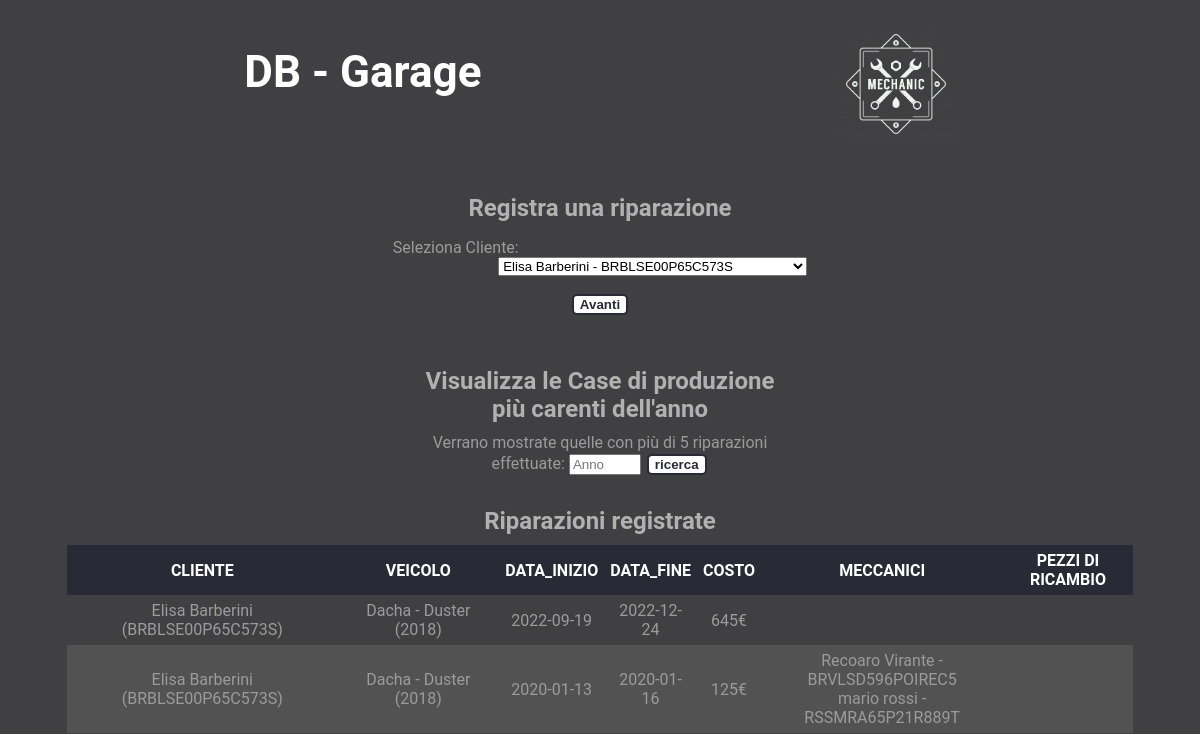
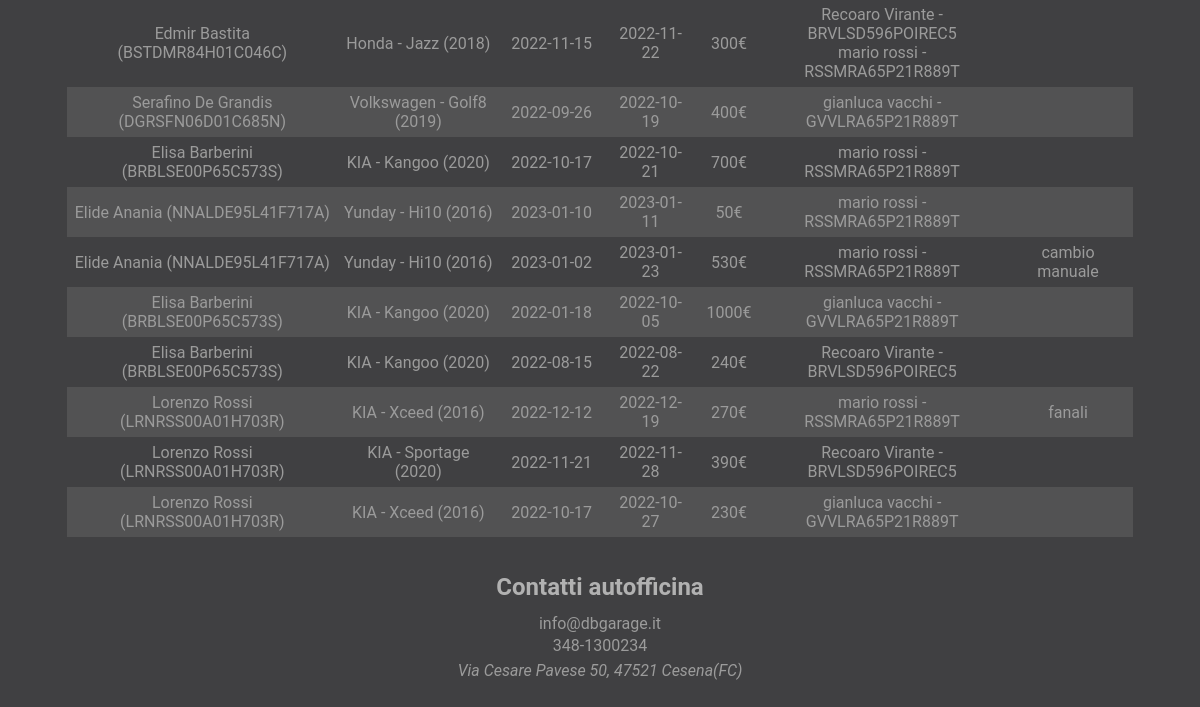
Before: /app-web/gestione_riparazioni.php with the older database file (2 pictures, top to bottom).
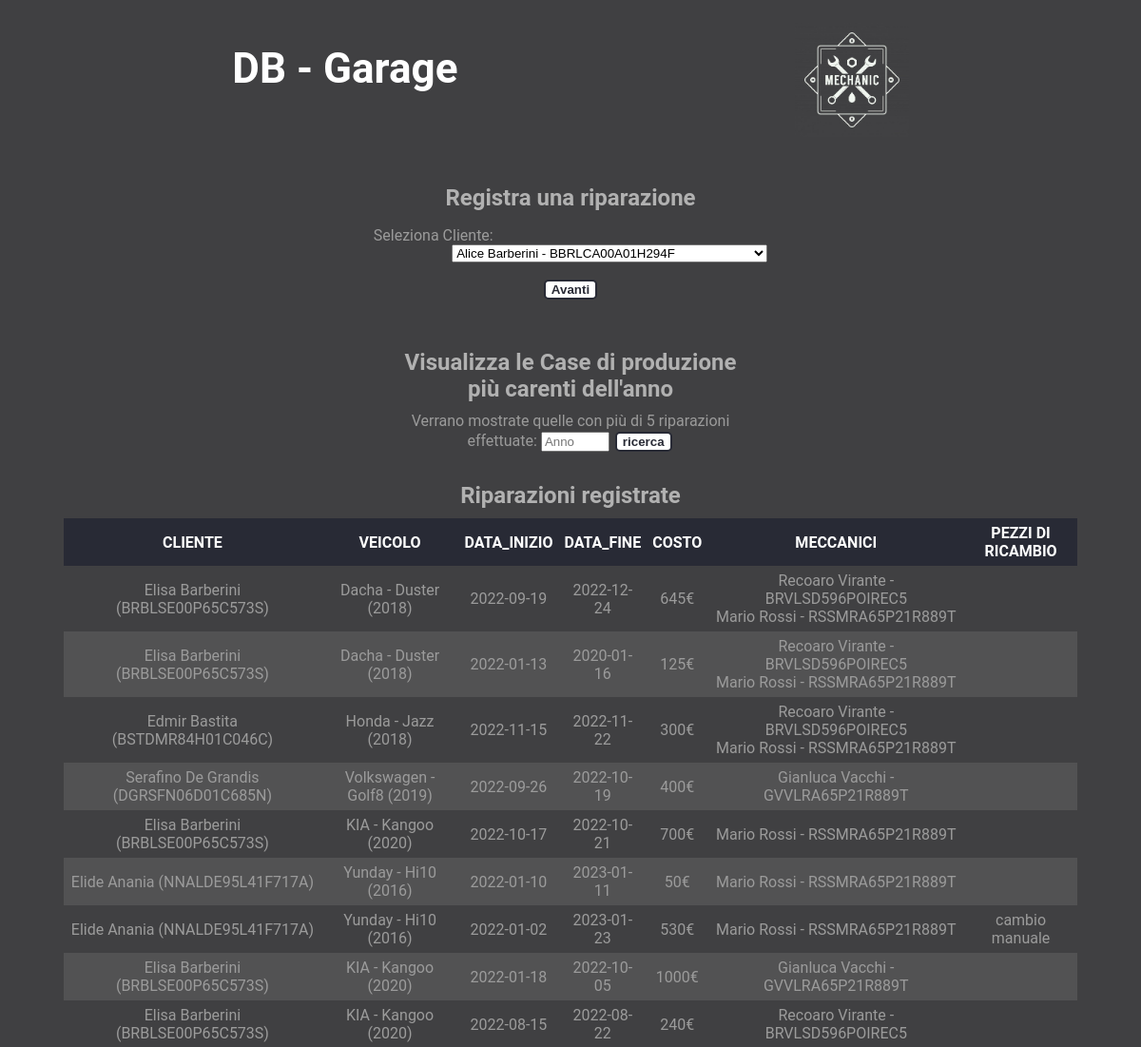
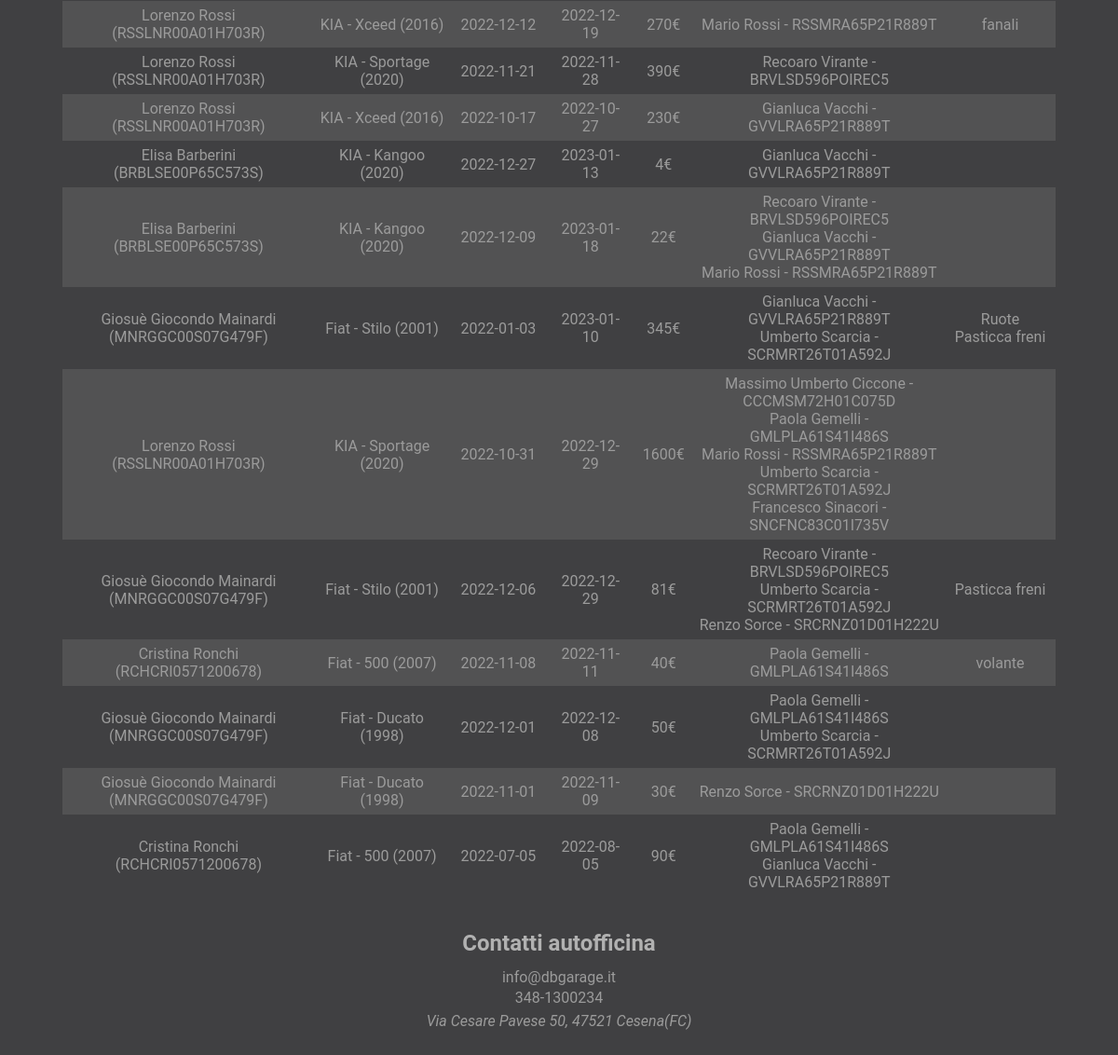
After: the same page with the newer database file (2 pictures, top to bottom).
### tables this page shows
CREATE TABLE `riparazione` (
  `CF_cliente` char(16) NOT NULL,
  `targa` varchar(7) NOT NULL,
  `data_inizio` date NOT NULL,
  `data_fine` date NOT NULL,
  `costo_totale` int(5) NOT NULL,
  `id_riparazione` int(3) NOT NULL
);

CREATE TABLE `cliente` (
  `CF_cliente` char(16) NOT NULL,
  `nome` char(20) NOT NULL,
  `cognome` char(20) NOT NULL,
  `data_nascita` date NOT NULL,
  `telefono` char(10) NOT NULL,
  `email` varchar(50) DEFAULT NULL
);

CREATE TABLE `veicolo_usato` (
  `casa_produttrice` char(15) NOT NULL,
  `modello` char(20) NOT NULL,
  `anno_produzione` year(4) NOT NULL,
  `cilindrata` char(10) NOT NULL,
  `km_percorsi` int(6) DEFAULT NULL,
  `targa` varchar(7) NOT NULL
);

CREATE TABLE `meccanico` (
  `CF_meccanico` char(16) NOT NULL,
  `nome` char(20) NOT NULL,
  `cognome` char(20) NOT NULL,
  `data_nascita` date NOT NULL,
  `telefono` char(10) NOT NULL,
  `email` varchar(30) DEFAULT NULL,
  `paga_oraria` int(2) NOT NULL
);

CREATE TABLE `pezzo_ricambio` (
  `id_pezzo` int(3) NOT NULL,
  `nome` char(20) NOT NULL,
  `targa` varchar(7) NOT NULL,
  `descrizione` char(40) DEFAULT NULL,
  `costo_unitario` int(5) NOT NULL
);

### app-web/gestione_riparazioni.php (called while the page is built, shortened)
<?php
    require_once 'require.php';
    $SetParameters["titolo"] = "Gestione riparazioni";
    $SetParameters["file"] = "nuova_riparazione.php";
	if(!isset($_SESSION["selezionatoCliente"])){
		$_SESSION["clienti"] = $db->getAllClient();
	}
	$SetParameters["riparazioni"] = $db->getAllRepairs();
    require("template/base.php");
?>

### app-web/databasegarage.php (called while the page is built, shortened)
<?php
class DatabaseHelper {
	private $db;
	public function __construct($servername, $username, $password, $dbname, $port) {
		$this->db = new mysqli($servername, $username, $password, $dbname, $port);
	}
    public function getAllClient(){
        $statement = $this->db->prepare("SELECT * FROM CLIENTE");
		$statement->execute();
		$result = $statement->get_result();
		return $result->fetch_all(MYSQLI_ASSOC);
    }
    public function checkClient($codice_fiscale){
		$statement = $this->db->prepare("SELECT * FROM cliente WHERE CF_cliente = ?");
		$statement->bind_param('s', $codice_fiscale);
		$statement->execute();
		$result = $statement->get_result();
		return $result->fetch_all(MYSQLI_ASSOC);
	}
    public function getVeicoloUsatoSpecifico($targa){
        $statement = $this->db->prepare("SELECT * FROM VEICOLO_USATO WHERE targa = ?");
        $statement->bind_param('s', $targa);
		$statement->execute();
		$result = $statement->get_result();
        $data = $result->fetch_array(MYSQLI_ASSOC);
        return $data["casa_produttrice"]." - ".$data["modello"]." (".$data["anno_produzione"].")";
    }
    public function getAllRepairs(){
        $statement = $this->db->prepare("SELECT * FROM RIPARAZIONE ");
        $statement->execute();
		$result = $statement->get_result();
		return $result->fetch_all(MYSQLI_ASSOC);
    }
    public function getRepairMechanics($id_riparazione){
        $statement = $this->db->prepare("SELECT m.* FROM MECCANICO m, COMPRENDE_MECCANICO c WHERE c.id_riparazione = ? AND m.CF_meccanico = c.CF_meccanico");
        $statement->bind_param('i', $id_riparazione);
        $statement->execute();
        $result = $statement->get_result();
		return $result->fetch_all(MYSQLI_ASSOC);
    }
    public function getRepairPieces($id_riparazione){
        $statement = $this->db->prepare("SELECT p.* FROM PEZZO_RICAMBIO p, COMPRENDE_PEZZO c WHERE c.id_riparazione = ? AND p.id_pezzo = c.id_pezzo");
        $statement->bind_param('i', $id_riparazione);
        $statement->execute();
        $result = $statement->get_result();
		return $result->fetch_all(MYSQLI_ASSOC);
    }
}
?>

### app-web/require.php (called while the page is built, shortened)
<?php
require_once("databasegarage.php");
$db = new DatabaseHelper("127.0.0.1", "root", "", "officina", 3306);
$SetParameters["scripts"] = array();
?>

### app-web/template/nuova_riparazione.php (the view, shortened to what the changed rows need)
<section class="grande">
	<h2>Registra una riparazione</h2>
	<form action="#" method="POST">
		<ul>
			<li>
				<label for="selezioneCliente"> Seleziona Cliente: </label>
				<?php if($_SESSION["selezionatoCliente"]): ?>
					<select name="selezioneCliente" required disabled>
						<option value=<?php echo $_SESSION["cliente"]["CF_cliente"]?>><?php echo $_SESSION["cliente"]["nome"]." ".$_SESSION["cliente"]["cognome"]." - ".$_SESSION["cliente"]["CF_cliente"]?></option>
				<?php else: ?>
					<select name="selezioneCliente" required>
					<?php foreach($_SESSION["clienti"] as $cliente) :?>
						<option value=<?php echo $cliente["CF_cliente"]?>><?php echo $cliente["nome"]." ".$cliente["cognome"]." - ".$cliente["CF_cliente"]?></option>
					<?php endforeach; ?>
				<?php endif;?>
				</select>
			</li>
		</ul>
	</form>
</section>
<section <?php if(isset($SetParameters["ricercaCasaProd"])){echo "class='grande'";}?>>
	<h2>Visualizza le Case di produzione più carenti dell'anno</h2>
</section>
<section class="tabelle">
	<h2>Riparazioni registrate</h2>
	<table>
		<thead>
			<tr>
				<th>CLIENTE</th><th>VEICOLO</th><th>DATA_INIZIO</th><th>DATA_FINE</th><th>COSTO</th><th>MECCANICI</th><th>PEZZI DI RICAMBIO</th>
			</tr>
		</thead>
		<tbody>
		<?php foreach($SetParameters["riparazioni"] as $riparazione) :
			$cliente = $db->checkClient($riparazione["CF_cliente"])[0];
			$meccanici = $db->getRepairMechanics($riparazione["id_riparazione"]);
			$pezzi = $db->getRepairPieces($riparazione["id_riparazione"]);?>
				<tr class="noform">
					<td><?php echo $cliente["nome"]." ".$cliente["cognome"]." (".$cliente["CF_cliente"].")"; ?></td>
					<td><?php echo $db->getVeicoloUsatoSpecifico($riparazione["targa"]); ?></td>
					<td><?php echo $riparazione["data_inizio"]; ?></td>
					<td><?php echo $riparazione["data_fine"]; ?></td>
					<td><?php echo $riparazione["costo_totale"]."€"; ?></td>
					<td class="elenco">
						<ul>
							<?php foreach($meccanici as $meccanico){echo "<li>".$meccanico["nome"]." ".$meccanico["cognome"]." - ".$meccanico["CF_meccanico"]."</li>";} ?>
						</ul>
					</td>
					<td class="elenco">
						<ul>
							<?php foreach($pezzi as $pezzo){echo "<li>".$pezzo["nome"]."</li>";} ?></td>
				</tr>
			<?php endforeach; ?>
		</tbody>
	</table>
</section>

Changed rows visible on the page:
changed riparazione (number 1 of 21 on the later page): gains meccanico (nome "Recoaro", cognome "Virante", CF_meccanico "BRVLSD596POIREC5"); gains meccanico (nome "Mario", cognome "Rossi", CF_meccanico "RSSMRA65P21R889T")
changed meccanico "RSSMRA65P21R889T": nome "mario" → "Mario"; cognome "rossi" → "Rossi"
changed riparazione (number 2 of 21 on the later page): data_inizio "2020-01-13" → "2022-01-13"
changed meccanico "GVVLRA65P21R889T": nome "gianluca" → "Gianluca"; cognome "vacchi" → "Vacchi"
changed riparazione (number 6 of 21 on the later page): data_inizio "2023-01-10" → "2022-01-10"
changed riparazione (number 7 of 21 on the later page): data_inizio "2023-01-02" → "2022-01-02"
changed riparazione (number 10 of 21 on the later page): cliente.CF_cliente "LRNRSS00A01H703R" → "RSSLNR00A01H703R"
changed riparazione (number 11 of 21 on the later page): cliente.CF_cliente "LRNRSS00A01H703R" → "RSSLNR00A01H703R"
changed riparazione (number 12 of 21 on the later page): cliente.CF_cliente "LRNRSS00A01H703R" → "RSSLNR00A01H703R"
added riparazione: cliente.nome "Elisa", cliente.cognome "Barberini", cliente.CF_cliente "BRBLSE00P65C573S", targa.anno_produzione "KIA - Kangoo (2020)", data_inizio "2022-12-27", data_fine "2023-01-13", costo_totale "4", meccanico (nome "Gianluca", cognome "Vacchi", CF_meccanico "GVVLRA65P21R889T")
added riparazione: cliente.nome "Elisa", cliente.cognome "Barberini", cliente.CF_cliente "BRBLSE00P65C573S", targa.anno_produzione "KIA - Kangoo (2020)", data_inizio "2022-12-09", data_fine "2023-01-18", costo_totale "22", meccanico (nome "Recoaro", cognome "Virante", CF_meccanico "BRVLSD596POIREC5"), meccanico (nome "Gianluca", cognome "Vacchi", CF_meccanico "GVVLRA65P21R889T"), meccanico (nome "Mario", cognome "Rossi", CF_meccanico "RSSMRA65P21R889T")
added riparazione: cliente.nome "Giosuè Giocondo", cliente.cognome "Mainardi", cliente.CF_cliente "MNRGGC00S07G479F", targa.anno_produzione "Fiat - Stilo (2001)", data_inizio "2022-01-03", data_fine "2023-01-10", costo_totale "345", meccanico (nome "Gianluca", cognome "Vacchi", CF_meccanico "GVVLRA65P21R889T")
added meccanico: nome "Umberto", cognome "Scarcia", CF_meccanico "SCRMRT26T01A592J"
added pezzo_ricambio: nome "Ruote", shown under "Giosuè Giocondo"
added pezzo_ricambio: nome "Pasticca freni"
added riparazione: cliente.nome "Lorenzo", cliente.cognome "Rossi", cliente.CF_cliente "RSSLNR00A01H703R", targa.anno_produzione "KIA - Sportage (2020)", data_inizio "2022-10-31", data_fine "2022-12-29", costo_totale "1600", meccanico (nome "Mario", cognome "Rossi", CF_meccanico "RSSMRA65P21R889T")
added meccanico: nome "Massimo Umberto", cognome "Ciccone", CF_meccanico "CCCMSM72H01C075D", shown under "Lorenzo"
added meccanico: nome "Paola", cognome "Gemelli", CF_meccanico "GMLPLA61S41I486S"
added meccanico: nome "Francesco", cognome "Sinacori", CF_meccanico "SNCFNC83C01I735V", shown under "Lorenzo"
added riparazione: cliente.nome "Giosuè Giocondo", cliente.cognome "Mainardi", cliente.CF_cliente "MNRGGC00S07G479F", targa.anno_produzione "Fiat - Stilo (2001)", data_inizio "2022-12-06", data_fine "2022-12-29", costo_totale "81", meccanico (nome "Recoaro", cognome "Virante", CF_meccanico "BRVLSD596POIREC5")
added meccanico: nome "Renzo", cognome "Sorce", CF_meccanico "SRCRNZ01D01H222U"
added riparazione: cliente.nome "Cristina", cliente.cognome "Ronchi", cliente.CF_cliente "RCHCRI0571200678", targa.anno_produzione "Fiat - 500 (2007)", data_inizio "2022-11-08", data_fine "2022-11-11", costo_totale "40"
added pezzo_ricambio: nome "volante", shown under "Cristina"
added riparazione: cliente.nome "Giosuè Giocondo", cliente.cognome "Mainardi", cliente.CF_cliente "MNRGGC00S07G479F", targa.anno_produzione "Fiat - Ducato (1998)", data_inizio "2022-12-01", data_fine "2022-12-08", costo_totale "50"
added riparazione: cliente.nome "Giosuè Giocondo", cliente.cognome "Mainardi", cliente.CF_cliente "MNRGGC00S07G479F", targa.anno_produzione "Fiat - Ducato (1998)", data_inizio "2022-11-01", data_fine "2022-11-09", costo_totale "30"
added riparazione: cliente.nome "Cristina", cliente.cognome "Ronchi", cliente.CF_cliente "RCHCRI0571200678", targa.anno_produzione "Fiat - 500 (2007)", data_inizio "2022-07-05", data_fine "2022-08-05", costo_totale "90", meccanico (nome "Gianluca", cognome "Vacchi", CF_meccanico "GVVLRA65P21R889T")
Other visible differences:
form field selezioneCliente: "Elisa Barberini - BRBLSE00P65C573S" → "Alice Barberini - BBRLCA00A01H294F"
